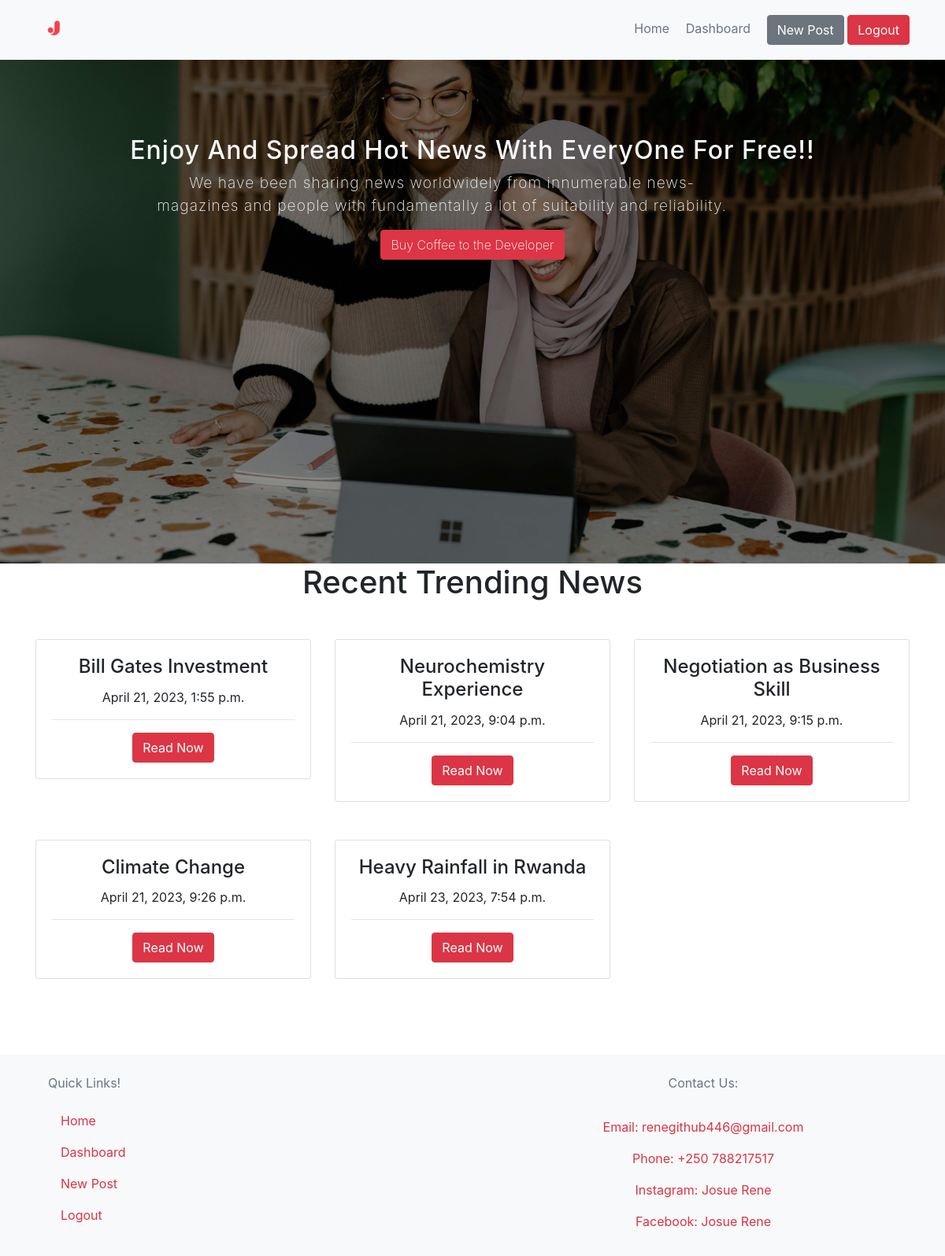
The page /JorenBlog/home/ (signed in) on the database as committed earlier.
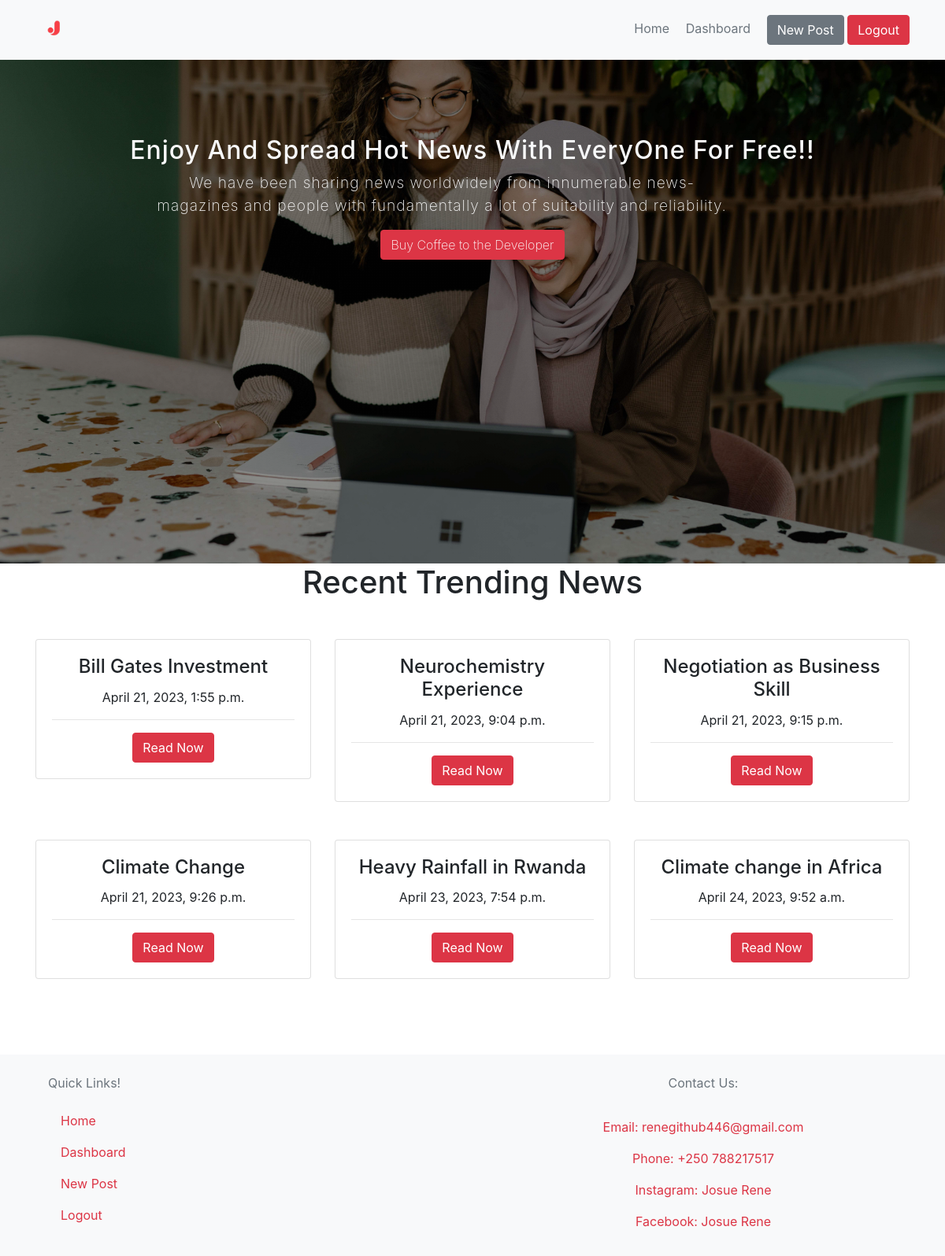
The same page on the database as committed later.
### post/models.py (models this page shows)
class Post(models.Model):
    type = models.ForeignKey(Type, related_name='posts', on_delete=models.CASCADE)
    title = models.CharField(max_length=500, null=False, blank=False)
    description = models.TextField(blank=False, null=False)
    created_by = models.ForeignKey(User, related_name='posts', on_delete=models.CASCADE)
    created_at = models.DateTimeField(auto_now_add=True)

### authentication/views.py (the view)
# urls.py: path('home/', views.home, name='home'),
@login_required
def home(request):
    types = Type.objects.all()
    posts = Post.objects.all()
    return render(request, 'authenticate/home.html', {
        'types': types,
        'posts': posts
    })

### authentication/templates/authenticate/home.html (shortened to what this page needs)
{% extends 'authenticate/base.html' %}
{% block content %}
<div class="banner">
    <div class="container pt-5 text-center">
        <h2 class="text-light pt-5" style="letter-spacing: 1px;"> Enjoy And Spread Hot News With EveryOne For Free!!</h2>
        <p style="padding-left: 13%; width: 80%; color:whitesmoke; font-size: 1.2rem; letter-spacing: 1px; font-weight: 200;"> We have been sharing news worldwidely from innumerable news-magazines and people with fundamentally a lot of suitability and reliability.  </p>
        <a href="#" class="btn btn-danger" style="font-weight: 200;"> Buy Coffee to the Developer</a>
    </div>
</div>
<div class="container text-center pb-5">
    <h1> Recent Trending News </h1>
    <div class="row mt-5">
        {% for post in posts %}
            <div class="col-md-4">
                <div class="card mb-5">
                    <div class="card-body">
                     <h4 class="card-title"> {{ post.title }} </h4>
                     <p class="card-text"> {{ post.created_at }} </p>
                     <hr>
                     <a href="{% url 'post:detail' post.id %}" class="btn btn-danger btn-md"> Read Now </a>
                    </div>
                </div>
            </div>
        {% endfor %}
    </div>
</div>
{% endblock %}

### authentication/templates/authenticate/base.html (shortened to what this page needs)
<!DOCTYPE html>
<html lang="en">
<head>
    {% load static %}
    <link rel="stylesheet" href="{% static 'css/bootstrap.min.css' %}">
    <link rel="stylesheet" href="{% static 'css/bootstrap.css' %}">
    <link rel="stylesheet" href="{% static 'css/style.css' %}">
</head>
<body>
    {% if request.user.is_authenticated %}
    <div class="navbar bg-light sticky-top">
        <div class="container">
        {% load static %}
        <img class="navbar-brand" src="{% static 'image/logo.png' %}" style="height: 60px; ">
        <div class="right">
            <a href="{% url 'home' %}" class="text-muted pr-3"> Home </a>
            <a href="{% url 'post:dashboard' %}" class="text-muted pr-3"> Dashboard </a>
            <a href="{% url 'post:new' %}" class="btn btn-secondary"> New Post </a>
            <a href="{% url 'logout' %}" class="btn btn-danger"> Logout</a>
        </div>
        </div>
    </div>
    {% endif %}
    {% block content %}
    {% endblock%}
    {% if request.user.is_authenticated %}
        <div class="footer bg-light">
           <div class="container">
              <div class="row">
                <div class="col-md-6">
                    <ul class="nav flex-column ml-3 pb-3">
                        <p class="text-muted pt-4">Quick Links! </p>
                        <li class="nav-item">
                          <a href="{% url 'home' %}" class="nav-link bg-light text-danger"> Home </a>
                          <a href="{% url 'post:dashboard' %}" class="nav-link bg-light text-danger"> Dashboard </a>
                          <a href="{% url 'post:new' %}" class="nav-link bg-light text-danger"> New Post </a>
                          <a href="{% url 'logout' %}" class="nav-link bg-light text-danger"> Logout </a>
                        </li>
                    </ul>
                </div>
                <div class="col-md-6">
                    <ul class="nav flex-column ml-3 pb-3 text-center">
                        <p class="text-muted pt-4"> Contact Us: </p>
                        <li class="nav-link">
                            <a href="#" class="nav-link text-danger"> Email: renegithub446@gmail.com </a>
                            <a href="#" class="nav-link text-danger"> Phone: +250 788217517 </a>
                            <a href="#" class="nav-link text-danger"> Instagram: Josue Rene </a>
                            <a href="#" class="nav-link text-danger"> Facebook: Josue Rene </a>
                        </li>
                    </ul>
                </div>
              </div>
           </div>
        </div>
    {% endif %}
</body>
</html>

### authentication/static/css/style.css (style rules this page uses)
.banner { width: 100%; height: 80vh; background-image: linear-gradient(rgba(0,0,0,0.4), rgba(0,0,0,0.4)),url('../image/happy-women.jpg'); background-size: cover; background-position: 100%; }

Rows that differ between the two databases and show on the page:
added Post: title "Climate change in Africa", created_at "April 24, 2023, 9:52 a.m."
